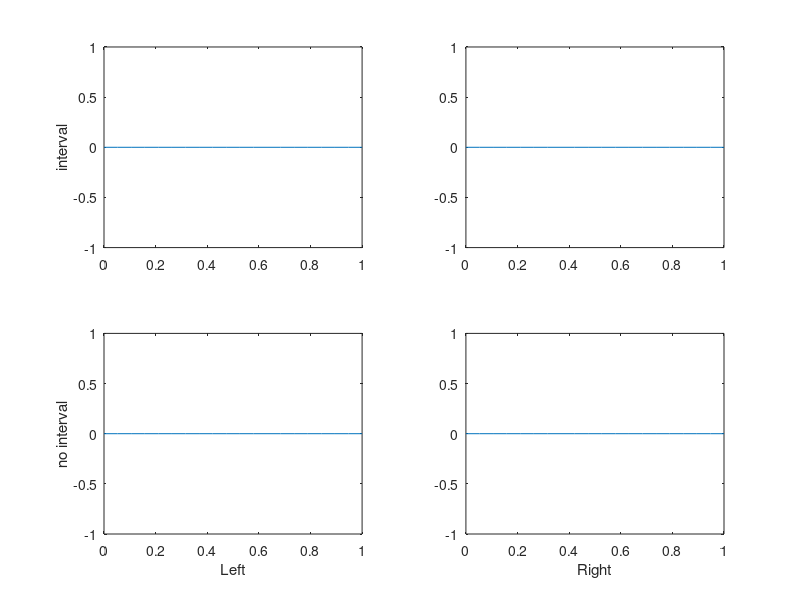

Recreate this plot in MATLAB.
function RLphase
global  ACresult ACresultW CCresultDrinkOn SpikeArray RpegTouchallWon LpegTouchallWon TurnMarkerTime RmedianPTTM RpegMedian LmedianPTTM LpegMedian...
    RpNum LpNum  OneTurnTime CCresultSpike locsP1time locsP2time locsP1time2 locsP2time2
bin=20;
phase1R=zeros(1,bin);
phase2R=zeros(1,bin);
phase1L=zeros(1,bin);
phase2L=zeros(1,bin);

for i=1:length(RpegTouchallWon)-1
    for j=1:length(SpikeArray)-1
        intervalR=0;
        if RpegTouchallWon(i)<SpikeArray(j)&&SpikeArray(j)<RpegTouchallWon(i+1);
            intervalR=RpegTouchallWon(i+1)-RpegTouchallWon(i);
            if (locsP1time<intervalR && intervalR<locsP1time2) || (locsP1time2<intervalR && intervalR<locsP1time);
                binarray1R=linspace(RpegTouchallWon(i),RpegTouchallWon(i+1),bin+1);
                for k=1:length(phase1R)-1
                    if binarray1R(k)<SpikeArray(j)&&SpikeArray(j)<binarray1R(k+1);
                        phase1R(k)=phase1R(k)+1;
                    end
                end
            else
                binarray2R=linspace(RpegTouchallWon(i),RpegTouchallWon(i+1),bin+1);
                for k=1:length(phase2R)-1
                    if binarray2R(k)<SpikeArray(j)&&SpikeArray(j)<binarray2R(k+1);
                        phase2R(k)=phase2R(k)+1;
                    end
                end
            end 
        end
    end
end
for i=1:length(LpegTouchallWon)-1
    for j=1:length(SpikeArray)-1
        intervalL=0;
        if LpegTouchallWon(i)<SpikeArray(j)&&SpikeArray(j)<LpegTouchallWon(i+1);
            intervalL=LpegTouchallWon(i+1)-LpegTouchallWon(i);
            if (locsP2time<intervalL && intervalL<locsP2time2) || (locsP2time2<intervalL && intervalL<locsP2time);
                binarray1L=linspace(LpegTouchallWon(i),LpegTouchallWon(i+1),bin+1);
                for k=1:length(phase1L)-1
                    if binarray1L(k)<SpikeArray(j)&&SpikeArray(j)<binarray1L(k+1);
                        phase1L(k)=phase1L(k)+1;
                    end
                end
            else
                 binarray2L=linspace(LpegTouchallWon(i),LpegTouchallWon(i+1),bin+1);
                 for k=1:length(phase2L)-1
                    if binarray2L(k)<SpikeArray(j)&&SpikeArray(j)<binarray2L(k+1);
                        phase2L(k)=phase2L(k)+1;
                    end
                end
            end
            
        end
    end
end

figure
subplot(2,2,1)
plot(linspace(0,1,bin),phase1R);
ylabel('interval');
subplot(2,2,2)
plot(linspace(0,1,bin),phase1L);
subplot(2,2,3)
plot(linspace(0,1,bin),phase2R);
xlabel('Left');
ylabel('no interval');
subplot(2,2,4)
plot(linspace(0,1,bin),phase2L);
xlabel('Right')



                   
            
         
            
            